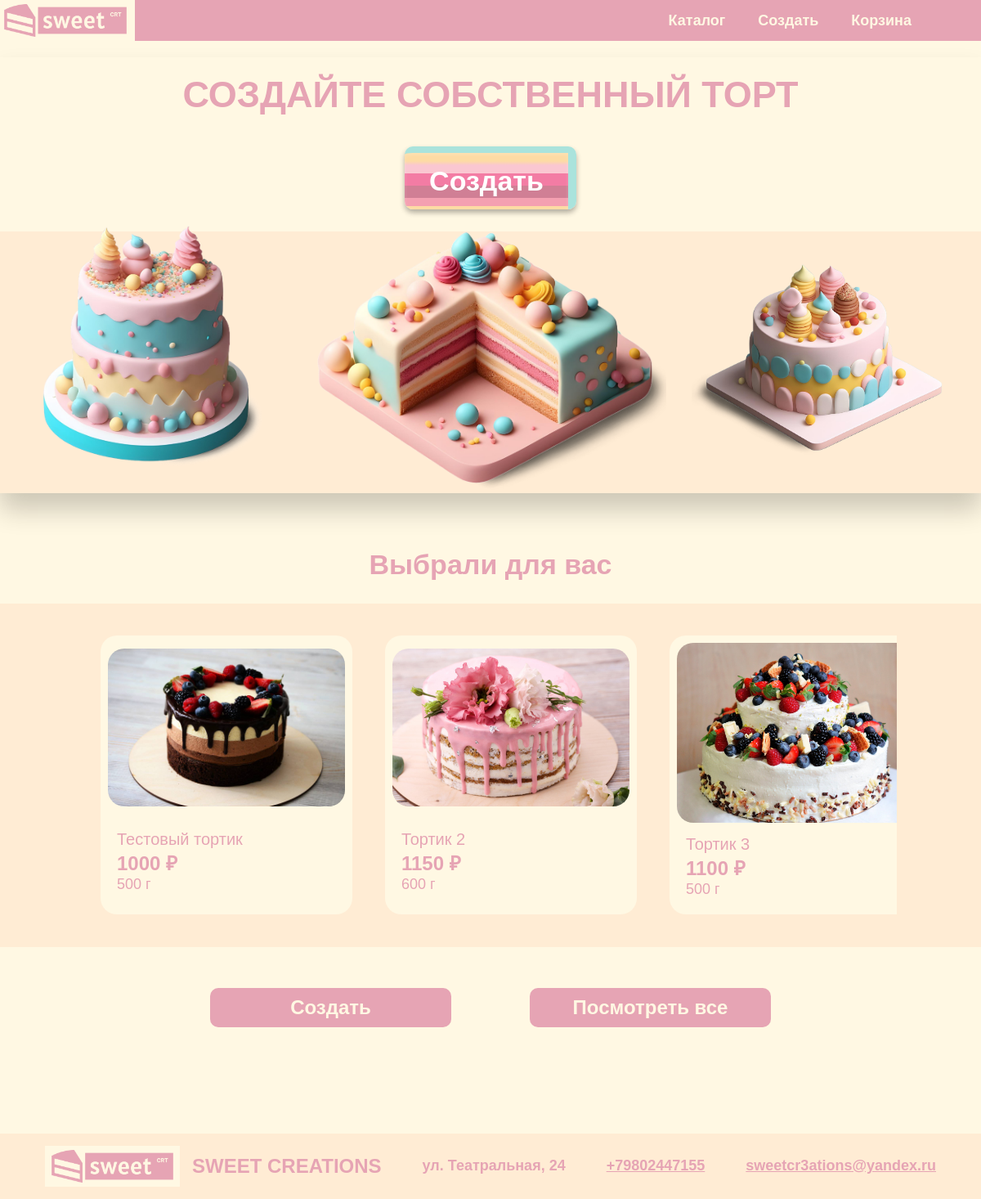
The app's page /, older data.
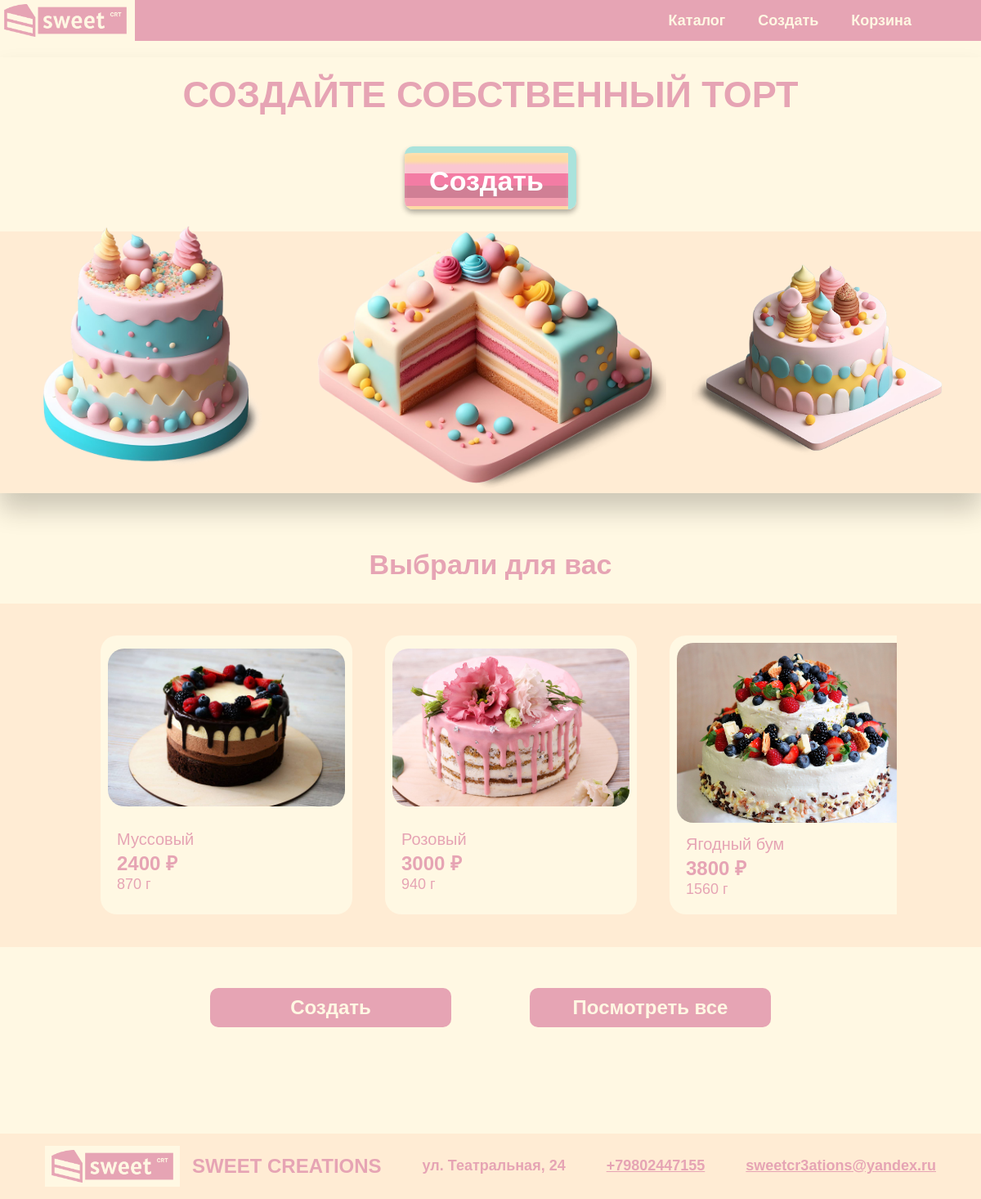
The same page, newer data.
### main/models.py (models this page shows, shortened)
class Cake(models.Model):
    cake_id = models.AutoField(db_column='cake_ID', primary_key=True)
    weight = models.IntegerField()
    cost = models.TextField()
    layers_count = models.IntegerField()
    text = models.TextField(blank=True, null=True)
    name = models.TextField(blank=True, null=True)
    constructor_image = models.TextField(blank=True, null=True)
    preview_image = models.TextField(blank=True, null=True)
    cake_size = models.ForeignKey('CakeSize', models.DO_NOTHING, db_column='cake_size_ID')
    cake_shape = models.ForeignKey('CakeShape', models.DO_NOTHING, db_column='cake_shape_ID')
    cake_coverage = models.ForeignKey('CakeCoverage', models.DO_NOTHING, db_column='cake_coverage_ID', default=4)
    cake_topping = models.ForeignKey('CakeTopping', models.DO_NOTHING, db_column='cake_topping_ID', default=4)
    cake_addition = models.ForeignKey('CakeAddition', models.DO_NOTHING, db_column='cake_addition_ID', default=5)
    cake_addition_perimeter = models.ForeignKey('CakeAddition', models.DO_NOTHING, db_column='cake_addition_ID_perimeter', related_name='cake_addition_perimeter', null=True, blank=True)
    is_users = models.BooleanField(default=False)
    class Meta:
        db_table = 'Cake'

### main/views.py (the view)
# urls.py: 2. Add a URL to urlpatterns:  path('', views.home, name='home')
def home(request):
    recommended_cakes = get_recommendations(request.user)
    return render(request, 'main/home.html', {'recommended_cakes': recommended_cakes})

### main/views.py (called while the page is built, shortened)
def get_recommendations(user):
    recommended_cakes = set()
    if len(recommended_cakes) < 5:
        recommended_cakes.update(Cake.objects.filter(is_users=False)[:5 - len(recommended_cakes)])
    return list(recommended_cakes)

### main/templates/main/home.html (shortened to what this page needs)
{% extends 'main/base.html' %}
{% load static %}
{% block content %}
<div class="home-cake-container">
    <h2 class="section-title-slogan">СОЗДАЙТЕ СОБСТВЕННЫЙ ТОРТ</h2>
    <a href="{% url 'constructor' %}" class="cake-striped-button">Создать</a>
    <div class="home-cake-row">
        <img src="{% static 'main/img/home_cake22.png' %}" class="home-cake3"/>
        <img src="{% static 'main/img/home_cake1.png' %}" class="home-cake"/>
        <img src="{% static 'main/img/home_cake33.png' %}" class="home-cake2"/>
    </div>
</div>
<h2 class="section-title">Выбрали для вас</h2>
<section id="ad" class="product-grid">
    <a class="tape-arrow" @click="scrollLeft">
        <box-icon name='chevron-left' color='#e6a4b4' class="logo-icon"></box-icon>
    </a>
    <div class="product-row" ref="productRow">
        {% for cake in recommended_cakes %}
        <a href="{% url 'cake_info' cake.pk %}" class="product-link">
            <article class="product-card">
                <img src="{% static cake.preview_image %}" alt="" class="product-preview" />
                <div class="product-info">
                    <div class="product-meta">
                        <div class="product-name">{{ cake.name }}</div>
                        <div class="product-price">{{ cake.cost }} ₽</div>
                        <div class="product-weight">{{ cake.weight }} г</div>
                    </div>
                    <a href="{% url 'add_to_cart' cake.pk %}" class="product-icon">
                    </a>
                </div>
            </article>
        </a>
        {% endfor %}
    </div>
    <a class="tape-arrow" @click="scrollRight">
        <box-icon name='chevron-right' color='#e6a4b4' class="logo-icon"></box-icon>
    </a>
</section>
<section class="cta-section">
    <a href="{% url 'constructor' %}" class="cta-button">Создать</a>
    <a href="{% url 'catalog' %}" class="cta-button">Посмотреть все</a>
</section>
{% endblock %}

Row changes from the older to the newer data that the page shows:
changed Cake: name "Тестовый тортик" → "Муссовый"; cost "1000" → "2400"; weight "500" → "870"
changed Cake: name "Тортик 2" → "Розовый"; cost "1150" → "3000"; weight "600" → "940"
changed Cake: name "Тортик 3" → "Ягодный бум"; cost "1100" → "3800"; weight "500" → "1560"
